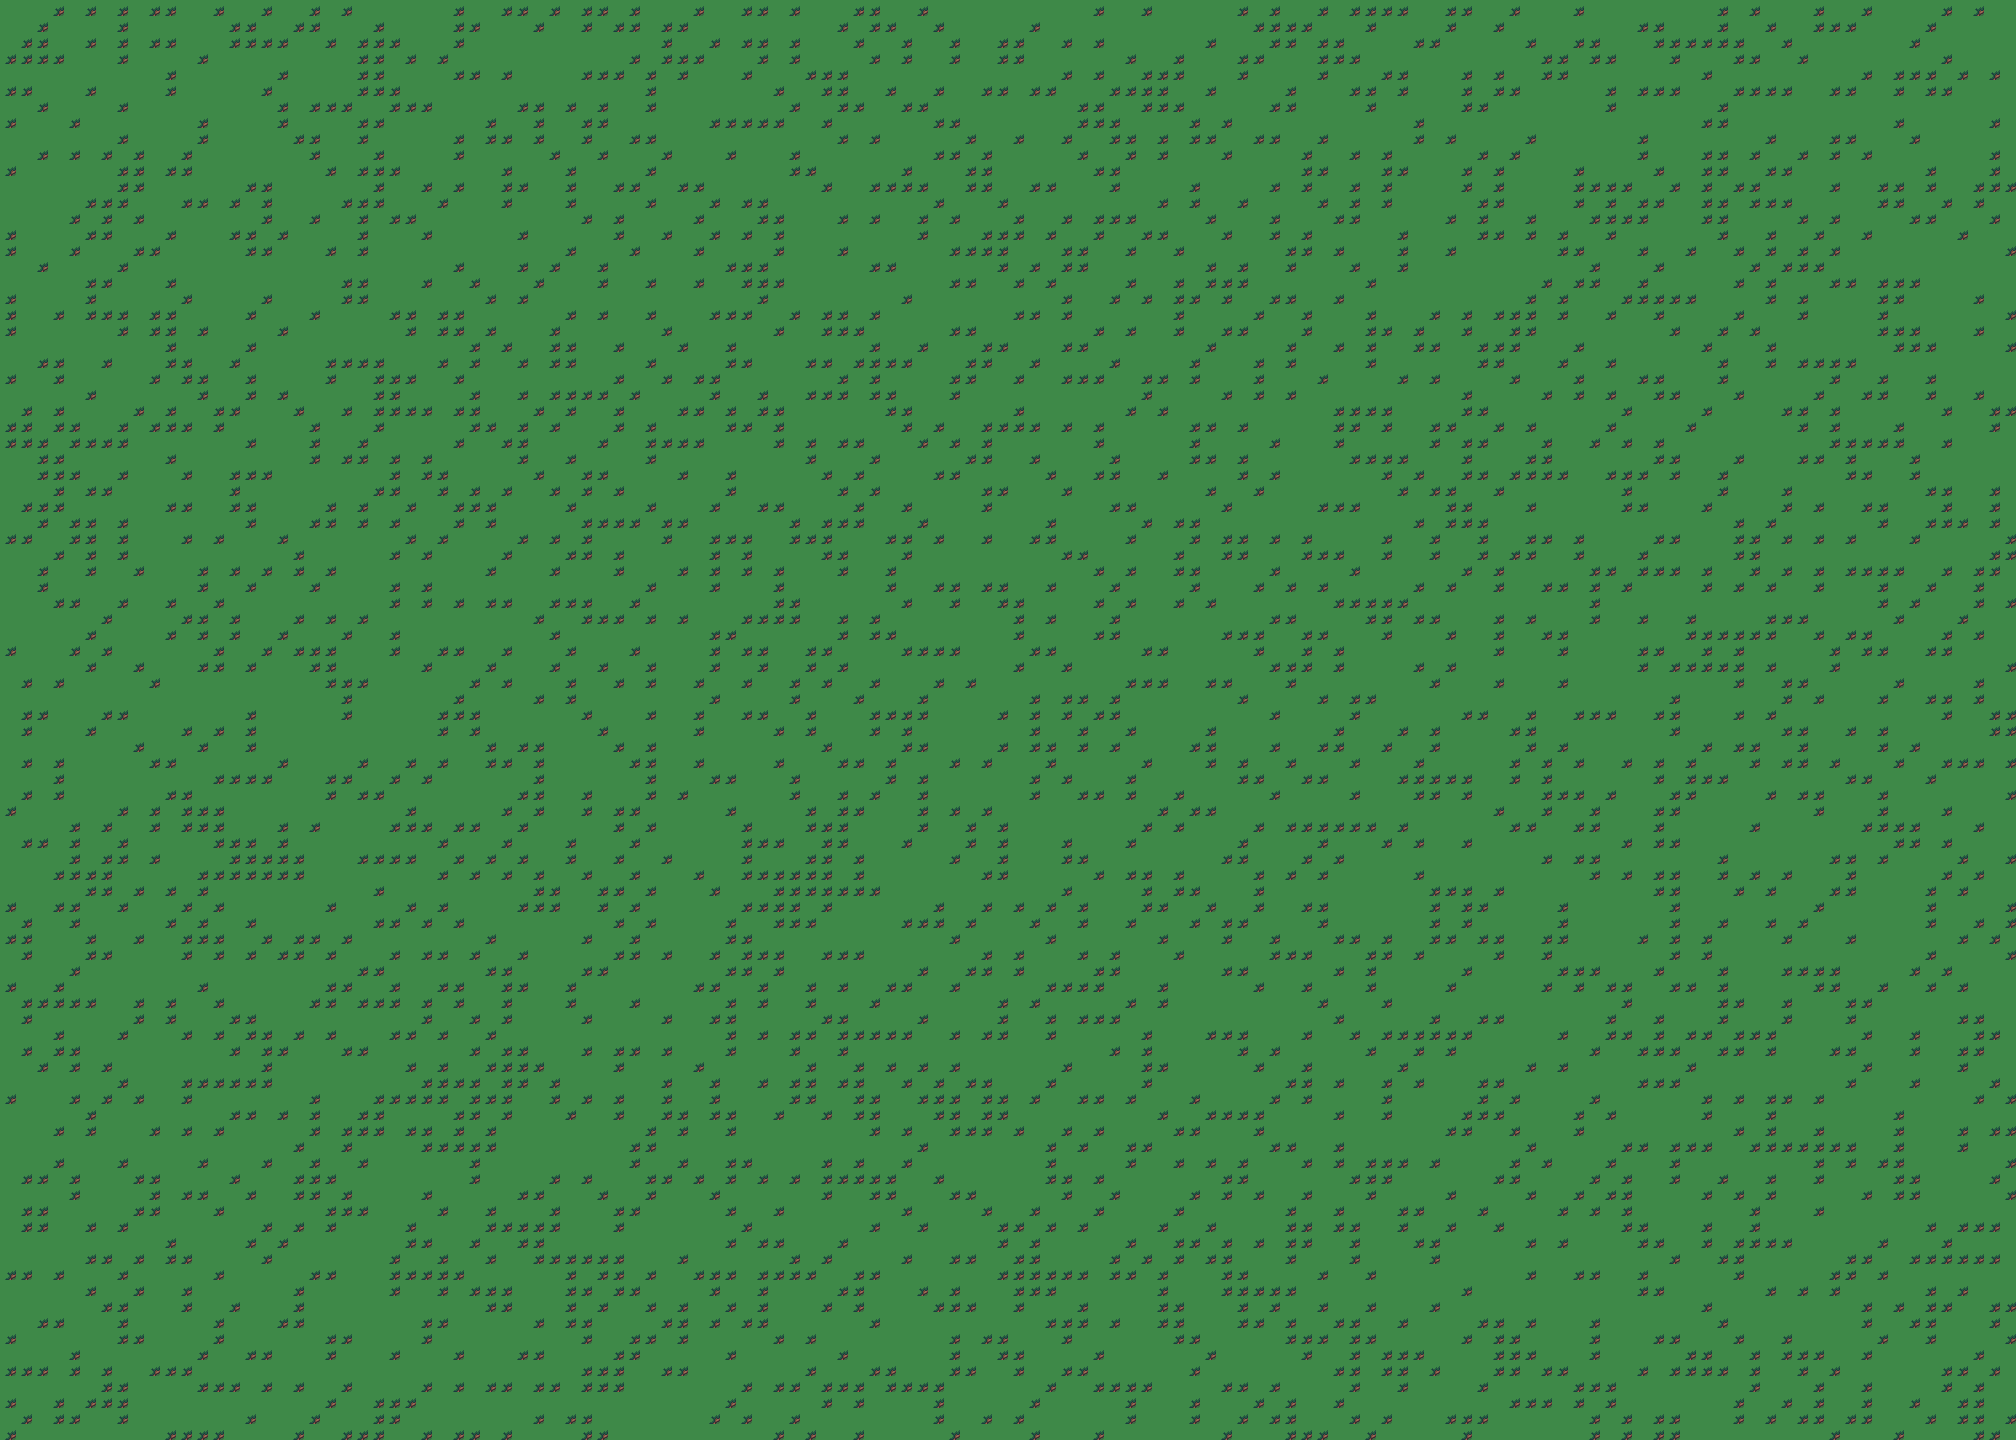

Below is a game level as drawn by its tile map, then a one-line description and the .tmx that defines it (tile-layer data replaced by summaries):
An orthogonal 126x90 tile map with 16x16 px tiles, 5 tile layers (01_Ground, 02_Detail, 03_Structures, 04_Props, ...), 2 tilesets and 20 objects (4x enemy, 2x player, south_lift, lava_shelf, ember_forge, ...).

<map version="1.10" tiledversion="1.12.1" orientation="orthogonal" renderorder="right-down" width="126" height="90" tilewidth="16" tileheight="16" infinite="0" nextlayerid="12" nextobjectid="30">
 <properties>
  <property name="groundStyle" value="peak" />
 </properties>
 <tileset firstgid="1" source="tileset.tsx" />
 <tileset firstgid="91" source="objects.tsx" />
 <layer id="7" name="01_Ground" width="126" height="90">
  <data>[11340 cells, 11340 non-empty, 2 distinct tile ids]</data>
 </layer>
 <layer id="8" name="02_Detail" width="126" height="90"><data>[11340 cells, 0 non-empty, 0 distinct tile ids]</data></layer><layer id="9" name="03_Structures" width="126" height="90"><data>[11340 cells, 0 non-empty, 0 distinct tile ids]</data></layer><layer id="10" name="04_Props" width="126" height="90"><data>[11340 cells, 0 non-empty, 0 distinct tile ids]</data></layer><layer id="11" name="05_Foreground" width="126" height="90"><data>[11340 cells, 0 non-empty, 0 distinct tile ids]</data></layer><objectgroup id="1" name="features">
  <object id="1" name="south_lift" x="900" y="1100" width="220" height="180">
   <properties>
    <property name="kind" value="gate" />
    <property name="label" value="Quarry Lift" />
   </properties>
  </object>
  <object id="2" name="lava_shelf" x="240" y="520" width="260" height="420">
   <properties>
    <property name="kind" value="cliff" />
   </properties>
  </object>
  <object id="3" name="ember_forge" x="1490" y="360" width="300" height="520">
   <properties>
    <property name="kind" value="gate" />
    <property name="label" value="Ember Forge" />
   </properties>
  </object>
 </objectgroup>
 <objectgroup id="2" name="collisions">
  <object id="4" x="0" y="0" width="2016" height="70" />
  <object id="5" x="0" y="1370" width="2016" height="70" />
  <object id="6" x="0" y="0" width="70" height="1440" />
  <object id="7" x="1946" y="0" width="70" height="1440" />
  <object id="8" x="900" y="1100" width="220" height="180" />
  <object id="9" x="240" y="520" width="260" height="420" />
  <object id="10" x="1490" y="360" width="300" height="520" />
 </objectgroup>
 <objectgroup id="3" name="spawn_points">
  <object id="11" name="from_quarry" type="player" x="1008" y="1328">
   <properties>
    <property name="spawnId" value="from_quarry" />
   </properties>
  </object>
  <object id="26" name="from_core" type="player" x="1650" y="300">
   <properties>
    <property name="spawnId" value="from_core" />
   </properties>
  </object>
  <object id="12" name="enemy_1" type="enemy" x="760" y="980" />
  <object id="13" name="enemy_2" type="enemy" x="1160" y="780" />
  <object id="14" name="enemy_3" type="enemy" x="1360" y="620" />
  <object id="15" name="enemy_4" type="enemy" x="1700" y="420" />
 </objectgroup>
 <objectgroup id="4" name="doors">
  <object id="16" name="rusty_quarry_return" x="972" y="1280" width="80" height="80">
   <properties>
    <property name="label" value="Rusty Quarry" />
    <property name="targetZone" value="rusty_quarry" />
    <property name="targetSpawn" value="from_plateau" />
   </properties>
  </object>
  <object id="27" name="volcanic_core_gate" x="1602" y="320" width="80" height="80">
   <properties>
    <property name="label" value="Volcanic Core" />
    <property name="targetZone" value="volcanic_core" />
    <property name="targetSpawn" value="from_plateau" />
    <property name="lockMessage" value="The heat beyond this fault line is enough to melt frontier steel." />
   </properties>
  </object>
 </objectgroup>
 <objectgroup id="5" name="npcs">
  <object id="17" name="forgehand" x="620" y="980">
   <properties>
    <property name="npcId" value="forgehand_toma" />
    <property name="displayName" value="Toma" />
   </properties>
  </object>
 </objectgroup>
 <objectgroup id="6" name="chests">
  <object id="18" name="ember_cache" x="1540" y="360">
   <properties>
    <property name="gold" value="90" />
    <property name="potions" value="2" />
    <property name="message" value="The forge shelf holds heat-treated plates and an ember-sealed weapon pattern." />
   </properties>
  </object>
 </objectgroup>
</map>
